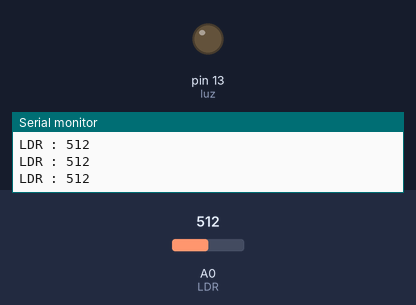
The sketch below on a simulated Arduino Uno, built with avr-gcc and run on an emulated ATmega328P. On the bench: output pins drawn as LEDs (lit = HIGH), the last lines printed to the serial monitor. Inputs (shaded band) come from the test bench; at power-on: A0 (LDR) = 512.

Above: at 1.2 s.
1.3 s: A0 (LDR) set to 492
At 2.3 s:
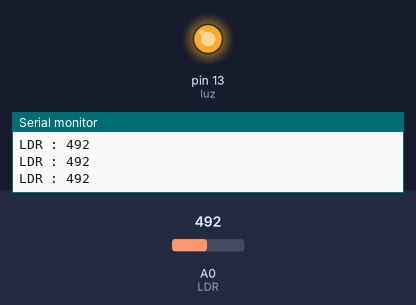
2.8 s: A0 (LDR) set to 510
At 3.6 s:
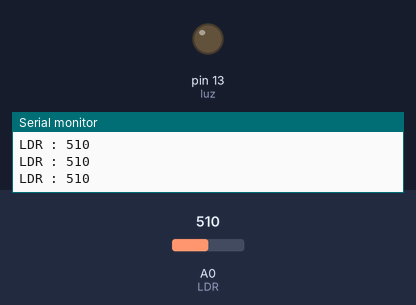
4.3 s: A0 (LDR) set to 490
At 4.9 s:
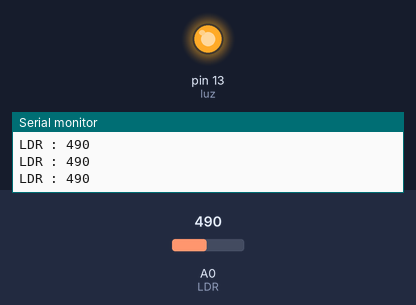
Timing chart, 0 to 7.3 s (numbered marks = the images above; inputs shaded):
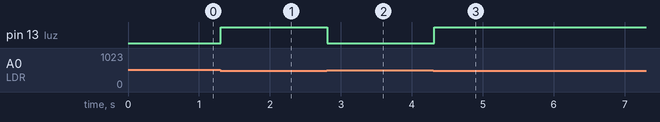

The sketch:

LDR_1.ino
```cpp
const int LDR = A0;             // Pino analógico que o sensor está conectado
const int luz = 13;             // Pino Referente ao led ou rele
int valorsensor ;               // valor que sera armazenado o valor do LDR
void setup() {
  pinMode(luz, OUTPUT);         // Coloca variavel luz é um sinal de saidad
  pinMode(LDR, INPUT);          // Coloca a variavel LDR como entrada
  Serial.begin(9600);           // inicializa a comunicação serial com a taxa de 9600 bps
}

void loop() {
  valorsensor = analogRead(LDR); // Faz a leitura do pino analógico LDR e armazena o valor na variavel valorsensor
  Serial.print("LDR : " );      // Mostra o valor no monitor serial
  Serial.println(valorsensor);

  if (valorsensor < 500) {      // Se o valor de VALORSENSOR for menos que 500
    digitalWrite(luz, HIGH);  // Ligar rele ou led
  } else {                    // Se não
    digitalWrite(luz, LOW);    // Desligar rele ou led
  }
  delay(100);                 // Aguarda 100 milisegundos
}
```

Measured:
- the behaviour switches between 500 and 499 on A0 (LDR) (found by bisection; images 0 and 1)
- after the input at 1.3 s, pin 13 (luz): LOW → HIGH at once
- after the input at 2.8 s, pin 13 (luz): HIGH → LOW at once
- after the input at 4.3 s, pin 13 (luz): LOW → HIGH at once
